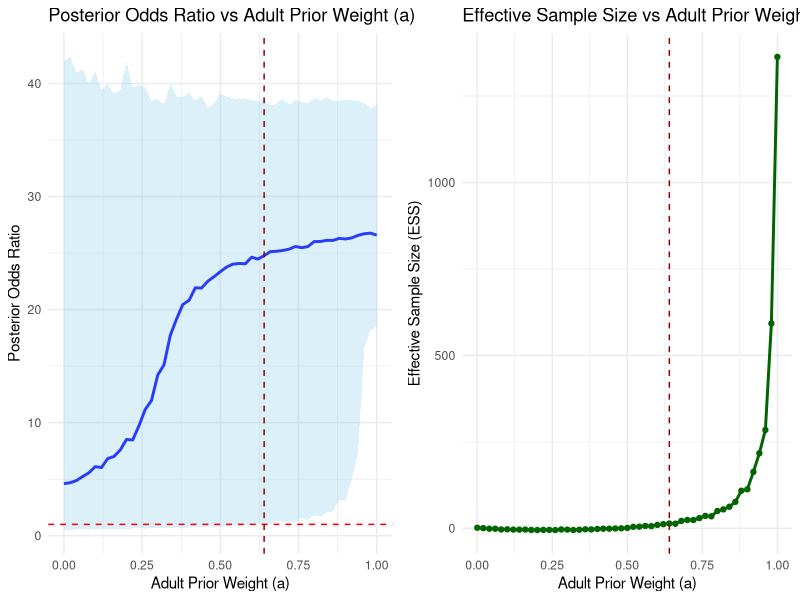

This figure's R source:
## ---- chunk 1
library(ggplot2)
library(gridExtra)

set.seed(123)  # For reproducibility
# Step 1: Basic inputs
adult_placebo_n_pool <- 494
adult_placebo_events_pool <- 45
adult_drug_n_pool <- 509
adult_drug_events_pool <- 375

pediatric_placebo_n_pool <- 6
pediatric_placebo_events_pool <- 1
pediatric_drug_n_pool <- 30
pediatric_drug_events_pool <- 15

# Step 2: Log-odds and variance
log_odds_adult_placebo <- log(adult_placebo_events_pool / (adult_placebo_n_pool - adult_placebo_events_pool))
log_odds_adult_drug <- log(adult_drug_events_pool / (adult_drug_n_pool - adult_drug_events_pool))
adult_variance_placebo <- adult_placebo_n_pool / (adult_placebo_events_pool * (adult_placebo_n_pool - adult_placebo_events_pool))
adult_variance_drug <- adult_drug_n_pool / (adult_drug_events_pool * (adult_drug_n_pool - adult_drug_events_pool))
adult_variance <- adult_variance_placebo + adult_variance_drug

log_odds_pediatric_placebo <- log(pediatric_placebo_events_pool / (pediatric_placebo_n_pool - pediatric_placebo_events_pool))
log_odds_pediatric_drug <- log(pediatric_drug_events_pool / (pediatric_drug_n_pool - pediatric_drug_events_pool))
pediatric_variance_placebo <- pediatric_placebo_n_pool / (pediatric_placebo_events_pool * (pediatric_placebo_n_pool - pediatric_placebo_events_pool))
pediatric_variance_drug <- pediatric_drug_n_pool / (pediatric_drug_events_pool * (pediatric_drug_n_pool - pediatric_drug_events_pool))
pediatric_variance <- pediatric_variance_placebo + pediatric_variance_drug

# Step 3: Skeptical prior
m <- 36/2
skeptical_prior_variance <- m * pediatric_variance
skeptical_prior_mean <- 0

observed_pediatric_effect <- log_odds_pediatric_drug - log_odds_pediatric_placebo

# Functions
update_posterior_component <- function(mu_prior, var_prior, mu_lik, var_lik) {
  var_post = 1 / (1/var_prior + 1/var_lik)
  mu_post = var_post * (mu_prior/var_prior + mu_lik/var_lik)
  return(list(mu = mu_post, var = var_post))
}

compute_Cj <- function(mu_prior, var_prior, mu_lik, var_lik) {
  var_sum = var_prior + var_lik
  dnorm(mu_lik, mean = mu_prior, sd = sqrt(var_sum))
}

# Step 4: Initialize results
results <- data.frame(
  a = numeric(0),
  ci_lower = numeric(0),
  ci_upper = numeric(0),
  OR_median = numeric(0),
  ESS = numeric(0)
)

# Pediatric-only posterior variance (baseline for ESS)
skeptical_mu_vague <- 0
skeptical_var_vague <- 1e6
var_post_ped_only <- 1 / (1/skeptical_var_vague + 1/pediatric_variance)
mu_post_ped_only <- var_post_ped_only * (skeptical_mu_vague/skeptical_var_vague + observed_pediatric_effect/pediatric_variance)
n_samples <- 5000
ped_only_samples <- rnorm(n_samples, mean = mu_post_ped_only, sd = sqrt(var_post_ped_only))
var_no_prior <- var(ped_only_samples)
n_pediatric <- pediatric_placebo_n_pool + pediatric_drug_n_pool

# Step 5: Main loop over a
for (a in seq(0, 1, by = 0.02)) {
  
  k0 <- c(a, 1 - a)
  
  priors <- list(
    list(mu = log_odds_adult_drug - log_odds_adult_placebo, var = adult_variance),
    list(mu = skeptical_prior_mean, var = skeptical_prior_variance)
  )
  
  posterior_components <- list()
  Cj <- numeric(length(priors))
  
  for (j in 1:length(priors)) {
    prior <- priors[[j]]
    posterior_components[[j]] <- update_posterior_component(
      mu_prior = prior$mu, var_prior = prior$var,
      mu_lik = observed_pediatric_effect, var_lik = pediatric_variance
    )
    Cj[j] <- compute_Cj(prior$mu, prior$var, observed_pediatric_effect, pediatric_variance)
  }
  
  # Update posterior mixture weights
  k1 <- k0 * Cj
  k1 <- k1 / sum(k1)
  
  # Sample from mixture posterior
  samples_logor <- numeric(n_samples)
  for (s in 1:n_samples) {
    component <- sample(1:2, size = 1, prob = k1)
    samples_logor[s] <- rnorm(1,
                              mean = posterior_components[[component]]$mu,
                              sd = sqrt(posterior_components[[component]]$var))
  }
  
  samples_or <- exp(samples_logor)  # transform back to OR scale
  
  # Save results
  ci_lower <- quantile(samples_or, 0.025)
  ci_upper <- quantile(samples_or, 0.975)
  OR_median <- median(samples_or)
  
# 传统的有效样本量 (ESS) 计算方法
# 使用后验样本方差与先验样本方差的比例来计算ESS
var_with_prior <- var(samples_logor)  # 后验样本方差
# 这里 var_no_prior 应该是基于没有先验情况下的理论方差。我们可以使用原始方差作为近似值
var_no_prior <- pediatric_variance  # 无先验情况下的方差（假设为输入数据中的方差）

# 计算有效样本量 (ESS)，假设n是样本数量
ess <- n_pediatric * (var_no_prior / var_with_prior-1)  # 计算ESS

# 保存结果
results <- rbind(results, data.frame(a = a, ci_lower = ci_lower, ci_upper = ci_upper,
                                     OR_median = OR_median, ESS = ess))

}

# Step 6: Find tipping point
tipping_point <- results[which(results$ci_lower > 1)[1], ]

cat("Tipping Point Found!\n")
cat("Adult Prior Weight (a):", tipping_point$a, "\n")
cat("Posterior OR Median:", round(tipping_point$OR_median, 2), "\n")
cat("95% CI: (", round(tipping_point$ci_lower, 2), ",", round(tipping_point$ci_upper, 2), ")\n")
cat("Tipping Point ESS:", round(tipping_point$ESS, 1), "pediatric patients\n")

# Step 7: Plot
p1 <- ggplot(results, aes(x = a)) +
  geom_line(aes(y = OR_median), color = "blue", size = 1) +
  geom_ribbon(aes(ymin = ci_lower, ymax = ci_upper), fill = "skyblue", alpha = 0.3) +
  geom_hline(yintercept = 1, linetype = "dashed", color = "red") +
  geom_vline(xintercept = tipping_point$a, linetype = "dashed", color = "darkred") +
  labs(
    title = "Posterior Odds Ratio vs Adult Prior Weight (a)",
    x = "Adult Prior Weight (a)",
    y = "Posterior Odds Ratio"
  ) +
  theme_minimal()

p2 <- ggplot(results, aes(x = a, y = ESS)) +
  geom_line(color = "darkgreen", size = 1) +
  geom_point(color = "darkgreen") +
  geom_vline(xintercept = tipping_point$a, linetype = "dashed", color = "darkred") +
  labs(
    title = "Effective Sample Size vs Adult Prior Weight",
    x = "Adult Prior Weight (a)",
    y = "Effective Sample Size (ESS)"
  ) +
  theme_minimal()

grid.arrange(p1, p2, ncol = 2)



